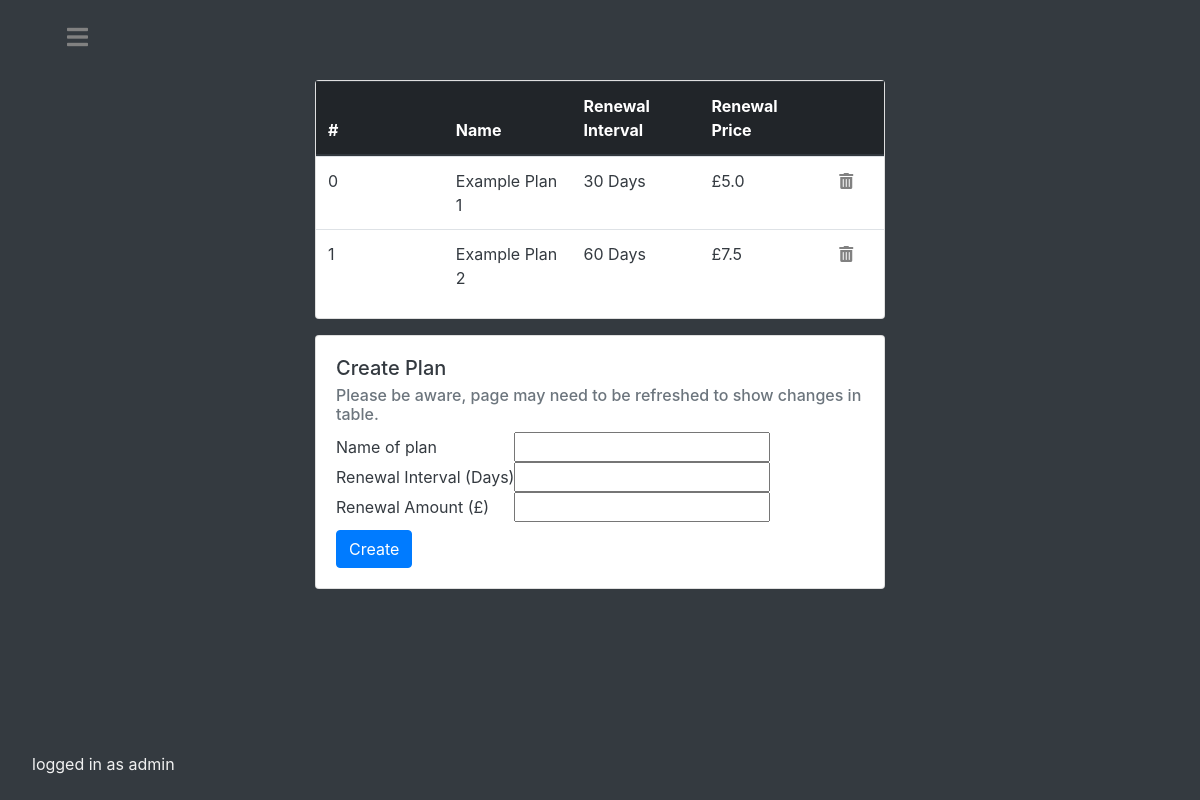
Screenshot of /admin/dashboard/plans (signed in) with the database file from the repository.
### tables this page shows
CREATE TABLE users (username text PRIMARY KEY, fName text, sName text, emailAddress text, password text, admin bool);

CREATE TABLE plans (name text PRIMARY KEY, interval integer, amount float);

### main.py (the view, shortened to what this page needs)
@app.route("/admin/dashboard/plans", methods=['GET', 'POST'])
@login_required
def adminplans():
    if current_user.getAdminPerms():
        db = Database()
        plans = list(db.getAll('plans'))
        db.closeConnection()
        return render_template('adminplans.html', plans=plans, reason=None)
    else:
        reason = f'Insufficient permissions.'
        return render_template('redirect.html', reason=reason)

### api.py (called while the page is built)
    def closeConnection(self):
        self.conn.close()
        return

    def getAll(self, dbname):
        self.c.execute(f'''SELECT * FROM {dbname}''')
        result = self.c.fetchall()
        return result

    def searchUsersByUsername(self, user):
        self.c.execute(f'''SELECT * FROM users WHERE username = ?''', (user,))
        result = self.c.fetchone()
        return result

### main.py (called while the page is built)
@login_manager.user_loader
def load_user(username):
    dbconnection = Database()
    result = dbconnection.searchUsersByUsername(username)
    dbconnection.closeConnection()
    if result:
        if result[5] == "FALSE":
            return User(result[0], result[1], result[2], result[3], result[4])
        else:
            return AdministativeUser(result[0], result[1], result[2], result[3], result[4])
    else:
        return None

    def getAdminPerms(self):
        return self.isadmin

### templates/adminplans.html (shortened to what this page needs)
<!DOCTYPE html>
<html lang="en">
<head>
    <link rel="stylesheet" href="https://use.fontawesome.com/releases/v5.0.8/css/all.css">
    <link rel="stylesheet" href="https://maxcdn.bootstrapcdn.com/bootstrap/4.0.0/css/bootstrap.min.css"
>
    <link rel= "stylesheet" type= "text/css" href= "{{ url_for('static',filename='styles/adminplans.css') }}">
</head>
<body class="bg-dark">
<div id="mySidenav" class="sidenav">
    <p class="footer fixed-bottom">logged in as {{ current_user.id }}</p>
</div>
<div id="main" class="container-fluid h-10 bg-dark text-white">
    <div class="col-3 text-left">
        <div class="navbarbutton"><a href="#" onclick="openNav()"><i class="fas fa-bars"></i></a></div>
    </div>
</div>
<div class="container-fluid h-80 bg-dark text-white">
    <div class="row h-90">
        <div class="col-3 text-left">
        </div>
        <div class="col-md-6 text-left justify-content-center align-items-center">
            <div class="card">
                <table id="dbtable" class="table mb-3 px-2">
                    <thead class="thead-dark">
                    <tr class="clickable">
                        <th scope="col" onclick="sortTable2(0, true)">#</th>
                        <th scope="col" onclick="sortTable2(1)">Name</th>
                        <th scope="col" onclick="sortTable2(2)">Renewal Interval</th>
                        <th scope="col" onclick="sortTable2(3)">Renewal Price</th>
                        <th scope="col" width="10%"></th>
                    </tr>
                    </thead>
                    <tbody>
                    {% for value in plans %}
                    <tr class="text-dark">
                        <td scope="row ">{{ plans.index(value) }}</td>
                        <td>{{ value[0] }}</td>
                        <td>{{ value[1] }} Days</td>
                        <td>£{{ value[2] }}</td>
                        <td width="10%"><form method="post"><button  id="delete" name="delete" type="submit" class="invisblebutton" value="{{ value[0] }}"><i class="fas fa-trash-alt"></i></button></form></td>
                    </tr>
                    {% endfor %}
                    </tbody>
                </table>
            </div>
            <div class="card mt-3 text-dark">
                <div class="card-body">
                    <h5 class="card-title">Create Plan</h5>
                    <h6 class="card-subtitle mb-2 text-muted">Please be aware, page may need to be refreshed to show
                        changes in table.</h6>
                    <form action="" method="post">
                        <p>
                            <label for="a">Name of plan</label>
                            <input id="a" type="text" name="name">
                        </p>
                        <p>
                            <label for="b">Renewal Interval (Days) </label>
                            <input id="b" type="number" name="days">
                        </p>
                        <p>
                            <label for="c">Renewal Amount (£)</label>
                            <input id="c" type="number" step="0.01" name="price">
                        </p>
                        <button type="submit" class="btn btn-primary mt-2">Create</button>
                    </form>
                </div>
            </div>
            <div class="col-3"></div>
        </div>
    </div>
    <div class="container-fluid h-10 bg-dark text-white "></div>
</div>
</body>
</html>

### static/styles/adminplans.css (style rules this page uses)
form { display: table; }
p { display: table-row; }
label { display: table-cell; }
input { display: table-cell; }
body,html { height:100%; }
.h-90 { height:90%; }
.h-80 { height:80%; }
.h-10 { height:10%; }
.sidenav { height: 100%; width: 0; position: fixed; z-index: 1; top: 0; left: 0; background-color: #111; overflow-x: hidden; padding-top: 60px; transition: 0.5s; }
.footer { color: #f1f1f1; padding: 8px 8px 8px 32px; white-space: nowrap; }
.navbarbutton { font-size: 150%; color: #E5D4C0; position: fixed; }
.navbarbutton a { padding: 8px 8px 8px 32px; color: #818181; transition: 0.3s; }
.navbarbutton a:link { color: #818181; }
.invisblebutton { background: none!important; border: none; padding: 0!important; font-family: arial, sans-serif; color: #818181; text-decoration: underline; cursor: pointer; }
.clickable { cursor: pointer; }
table { width: 100%; }
thead, tbody tr { display: table; width: 100%; table-layout: fixed; }
tbody { display: block; overflow-y: auto; table-layout: fixed; max-height: 200px; }
#main { transition: margin-left .5s; padding: 20px; }

### rows the page displays
users: id "admin"
plans: index "0", name "Example Plan 1", interval "30", amount "5.0"
plans: index "1", name "Example Plan 2", interval "60", amount "7.5"
